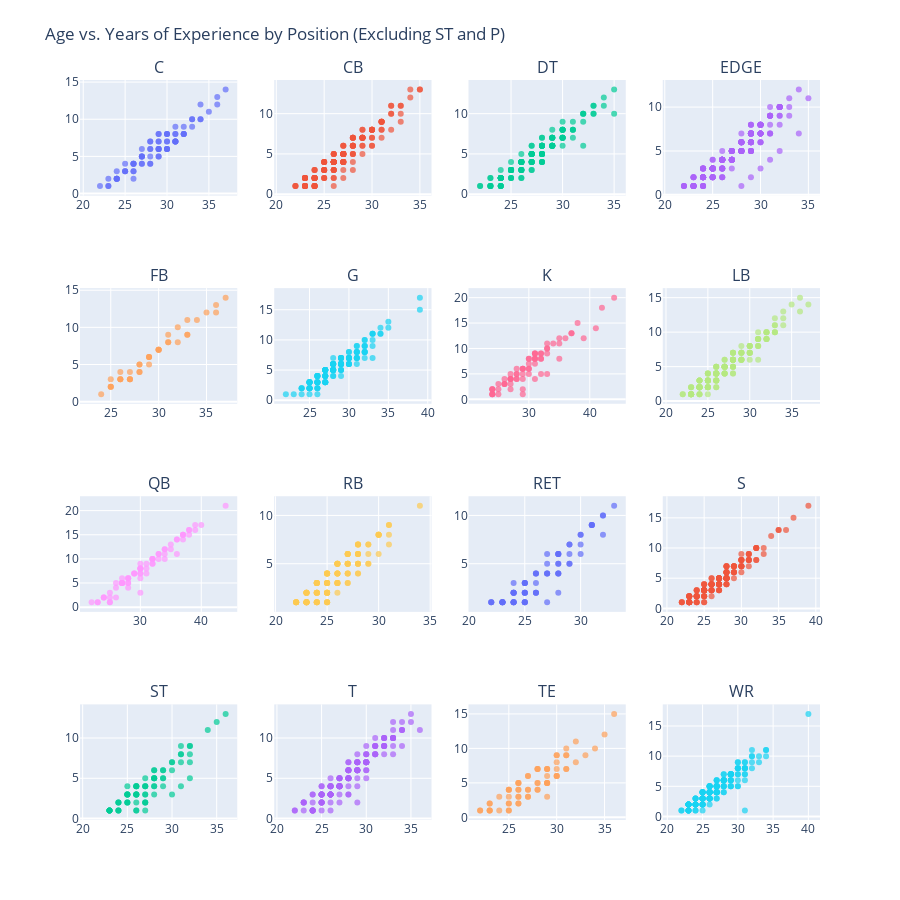

The notebook cell saved with this chart:
### Code cell
fig = make_subplots(rows=rows, cols=cols, subplot_titles=positions)

# Add scatterplots
for i, pos in enumerate(positions):
    row = i // cols + 1
    col = i % cols + 1
    subset = df1[df1['Pos'] == pos]

    fig.add_trace(
        go.Scatter(
            x=subset['Age'],
            y=subset['Yrs'],
            mode='markers',
            marker=dict(size=6, opacity=0.7),
            name=pos,
            hovertemplate=(
                "Player: %{customdata[0]}<br>"
                "Year: %{customdata[1]}<br>"
                "Age: %{x}<br>"
                "Yrs: %{y}<extra></extra>"
            ),
            customdata=subset[['Player', 'Year']].values
        ),
        row=row,
        col=col
    )

# Layout
fig.update_layout(
    height=900,
    width=900,
    title_text="Age vs. Years of Experience by Position",
    margin=dict(t=80),
    showlegend=False
)

# Show plot
fig.show()

### Figure 1 — Plotly figure (JSON) as saved in the notebook; plotly's stock layout.template omitted (floating-point values rounded to 4 significant figures; data arrays with more than 128 entries replaced by an {"elided": "..."} marker saying what was removed)
{"data": [{"customdata": {"elided": "79x2 mixed values"}, "hovertemplate": "Player: %{customdata[0]}<br>Year: %{customdata[1]}<br>Age: %{x}<br>Yrs: %{y}<extra></extra>", "marker": {"opacity": 0.7, "size": 6}, "mode": "markers", "name": "C", "type": "scatter", "x": [29, 29, 24, 29, 30, 24, 29, 31, 26, 32, 27, 32, 33, 27, 28, 30, 29, 31, 32, 31, 28, 36, 29, 37, 31, 25, 31, 24, 34, 26, 34, 29, 21, 22, 27, 30, 26, 27, 23, 26, 31, 28, 28, 26, 23, 30, 25, 30, 24, 26, 30, 33, 25, 27, 31, 30, 32, 28, 26, 31, 29, 29, 32, 30, 28, 29, 33, 27, 24, 34, 22, 30, 35, 23, 36, 27, 24, 25, 28], "xaxis": "x", "y": [6, 6, 2, 5, 7, 3, 7, 8, 3, 9, 5, 8, 10, 6, 7, 6, 8, 7, 8, 9, 4, 13, 5, 14, 8, 3, 7, 2, 10, 4, 12, 6, null, 1, 5, 6, 4, 4, 2, 3, 7, 6, 4, 2, 1, 8, 4, 8, 2, 4, 6, 10, 3, 5, 7, 6, 8, 7, 4, 7, 8, 7, 8, 8, 5, 6, 9, 4, 2, 10, null, 7, 11, 1, 12, 5, 2, 3, 6], "yaxis": "y"}, {"customdata": {"elided": "176x2 mixed values"}, "hovertemplate": "Player: %{customdata[0]}<br>Year: %{customdata[1]}<br>Age: %{x}<br>Yrs: %{y}<extra></extra>", "marker": {"opacity": 0.7, "size": 6}, "mode": "markers", "name": "CB", "type": "scatter", "x": {"elided": "176 int values"}, "xaxis": "x2", "y": {"elided": "176 int values"}, "yaxis": "y2"}, {"customdata": {"elided": "152x2 mixed values"}, "hovertemplate": "Player: %{customdata[0]}<br>Year: %{customdata[1]}<br>Age: %{x}<br>Yrs: %{y}<extra></extra>", "marker": {"opacity": 0.7, "size": 6}, "mode": "markers", "name": "DT", "type": "scatter", "x": {"elided": "152 int values"}, "xaxis": "x3", "y": {"elided": "152 int values"}, "yaxis": "y3"}, {"customdata": {"elided": "248x2 mixed values"}, "hovertemplate": "Player: %{customdata[0]}<br>Year: %{customdata[1]}<br>Age: %{x}<br>Yrs: %{y}<extra></extra>", "marker": {"opacity": 0.7, "size": 6}, "mode": "markers", "name": "EDGE", "type": "scatter", "x": {"elided": "248 int values"}, "xaxis": "x4", "y": {"elided": "248 int values"}, "yaxis": "y4"}, {"customdata": [["William Henderson", 2004], ["Tony Richardson", 2004], ["Mack Strong", 2005], ["Lorenzo Neal", 2005], ["Lorenzo Neal", 2006], ["Ovie Mughelli", 2006], ["Mike Karney", 2006], ["Lorenzo Neal", 2007], ["Tony Richardson", 2007], ["Le'Ron McClain", 2008], ["Madison Hedgecock", 2008], ["Leonard Weaver", 2009], ["Lousaka Polite", 2009], ["Le'Ron McClain", 2009], ["Ovie Mughelli", 2010], ["Vonta Leach", 2010], ["Greg Jones", 2010], ["Vonta Leach", 2011], ["John Kuhn", 2011], ["Jed Collins", 2011], ["Vonta Leach", 2012], ["Marcel Reece", 2012], ["Jerome Felton", 2012], ["Mike Tolbert", 2013], ["Anthony Sherman", 2013], ["Marcel Reece", 2013], ["Anthony Sherman", 2014], ["John Kuhn", 2014], ["Bruce Miller", 2014], ["Patrick DiMarco", 2015], ["Mike Tolbert", 2015], ["Kyle Juszczyk", 2016], ["James Develin", 2016], ["Kyle Juszczyk", 2022], ["Kyle Juszczyk", 2023], ["Michael Burton", 2023], ["Patrick Ricard", 2023], ["Hunter Luepke", 2023], ["Kyle Juszczyk", 2024], ["Patrick Ricard", 2024]], "hovertemplate": "Player: %{customdata[0]}<br>Year: %{customdata[1]}<br>Age: %{x}<br>Yrs: %{y}<extra></extra>", "marker": {"opacity": 0.7, "size": 6}, "mode": "markers", "name": "FB", "type": "scatter", "x": [33, 33, 34, 35, 36, 26, 25, 37, 36, 24, 27, 27, 28, 25, 30, 29, 29, 30, 29, 25, 31, 27, 26, 28, 25, 28, 26, 32, 27, 26, 30, 25, 28, 31, 32, 31, 29, 23, 33, 30], "xaxis": "x5", "y": [9, 9, 11, 12, 13, 3, 2, 14, 12, 1, 3, 4, 5, 2, 7, 6, 6, 7, 5, null, 8, 3, 4, 5, 2, 4, 3, 8, 3, 3, 7, 3, 4, 9, 10, 8, 6, null, 11, 7], "yaxis": "y5"}, {"customdata": {"elided": "144x2 mixed values"}, "hovertemplate": "Player: %{customdata[0]}<br>Year: %{customdata[1]}<br>Age: %{x}<br>Yrs: %{y}<extra></extra>", "marker": {"opacity": 0.7, "size": 6}, "mode": "markers", "name": "G", "type": "scatter", "x": {"elided": "144 int values"}, "xaxis": "x6", "y": {"elided": "144 int values"}, "yaxis": "y6"}, {"customdata": {"elided": "71x2 mixed values"}, "hovertemplate": "Player: %{customdata[0]}<br>Year: %{customdata[1]}<br>Age: %{x}<br>Yrs: %{y}<extra></extra>", "marker": {"opacity": 0.7, "size": 6}, "mode": "markers", "name": "K", "type": "scatter", "x": [32, 25, 27, 31, 30, 28, 33, 31, 32, 30, 29, 28, 38, 24, 24, 32, 29, 31, 23, 24, 44, 31, 31, 27, 35, 36, 32, 30, 35, 37, 33, 22, 37, 29, 29, 24, 28, 39, 30, 42, 26, 31, 27, 27, 41, 33, 35, 30, 28, 24, 24, 29, 29, 30, 25, 25, 31, 26, 26, 26, 32, 27, 27, 31, 33, 28, 27, 34, 28, 33, 29], "xaxis": "x7", "y": [9, 1, 3, 8, 6, 4, 5, 9, 8, 6, 5, 4, 15, 1, 2, 8, 2, 8, null, 2, 20, 9, 4, 5, 11, 12, 5, 8, 8, 13, 11, null, 13, 6, 6, 1, 5, 12, 8, 18, 3, 9, 4, 4, 14, 10, 12, 5, 5, 2, 1, 6, 4, 7, 3, 2, 8, 3, 4, 3, 9, 2, 4, 7, 10, null, 4, 11, 6, 9, 1], "yaxis": "y7"}, {"customdata": {"elided": "172x2 mixed values"}, "hovertemplate": "Player: %{customdata[0]}<br>Year: %{customdata[1]}<br>Age: %{x}<br>Yrs: %{y}<extra></extra>", "marker": {"opacity": 0.7, "size": 6}, "mode": "markers", "name": "LB", "type": "scatter", "x": {"elided": "172 int values"}, "xaxis": "x8", "y": {"elided": "172 int values"}, "yaxis": "y8"}, {"customdata": {"elided": "70x2 mixed values"}, "hovertemplate": "Player: %{customdata[0]}<br>Year: %{customdata[1]}<br>Age: %{x}<br>Yrs: %{y}<extra></extra>", "marker": {"opacity": 0.7, "size": 6}, "mode": "markers", "name": "QB", "type": "scatter", "x": [24, 35, 23, 32, 30, 36, 37, 33, 30, 27, 34, 28, 27, 28, 29, 30, 27, 30, 30, 38, 32, 29, 33, 30, 28, 33, 25, 30, 27, 28, 34, 32, 36, 35, 29, 37, 34, 32, 31, 37, 34, 32, 26, 36, 38, 31, 39, 40, 25, 32, 23, 39, 22, 31, 37, 25, 24, 38, 44, 25, 27, 24, 26, 26, 30, 27, 27, 30, 28, 28], "xaxis": "x9", "y": [2, 13, 1, 10, 3, 14, 15, 11, 8, 5, 12, 6, 5, 5, 7, 6, 5, 8, 7, 16, 10, 7, 11, 8, 5, 10, 2, 9, 5, 6, 11, 10, 14, 12, 7, 15, 12, 9, 9, 14, 10, 10, 4, 11, 15, 8, 16, 17, 1, 9, 1, 17, 1, 7, 15, 3, 2, 16, 21, 1, 5, 2, 2, 5, 7, 5, 6, 8, 6, 4], "yaxis": "y9"}, {"customdata": {"elided": "135x2 mixed values"}, "hovertemplate": "Player: %{customdata[0]}<br>Year: %{customdata[1]}<br>Age: %{x}<br>Yrs: %{y}<extra></extra>", "marker": {"opacity": 0.7, "size": 6}, "mode": "markers", "name": "RB", "type": "scatter", "x": {"elided": "135 int values"}, "xaxis": "x10", "y": {"elided": "135 int values"}, "yaxis": "y10"}, {"customdata": {"elided": "96x2 mixed values"}, "hovertemplate": "Player: %{customdata[0]}<br>Year: %{customdata[1]}<br>Age: %{x}<br>Yrs: %{y}<extra></extra>", "marker": {"opacity": 0.7, "size": 6}, "mode": "markers", "name": "RET", "type": "scatter", "x": [24, 25, 23, 24, 22, 25, 25, 24, 25, 23, 26, 23, 26, 23, 26, 21, 28, 28, 23, 28, 27, 21, 28, 23, 28, 29, 27, 25, 28, 30, 21, 24, 25, 22, 28, 31, 21, 31, 30, 32, 32, 23, 24, 23, 27, 25, 29, 23, 22, 25, 24, 24, 22, 26, 22, 27, 25, 23, 30, 23, 22, 27, 22, 23, 28, 21, 31, 24, 25, 28, 29, 32, 24, 24, 29, 26, 23, 33, 24, 26, 28, 25, 24, 31, 26, 23, 25, 26, 21, 27, 24, 22, 30, 28, 24, 29], "xaxis": "x11", "y": [2, 2, 1, null, 1, 2, 1, 2, 1, null, 2, null, 2, 1, 4, null, null, 4, null, 4, 4, null, 6, 1, 6, 5, 4, 1, 5, 6, null, 3, 3, null, 5, 9, null, 9, 7, 8, 10, 1, 2, null, 4, 2, 6, 1, null, 3, 1, null, null, 3, 1, 6, 2, 1, 8, null, null, 5, null, null, 6, null, 9, 1, 3, 4, 7, 10, 2, 1, 5, 2, null, 11, null, null, 6, 3, 1, 9, 4, null, 1, 4, null, 1, 2, 1, 8, 2, 1, 7], "yaxis": "y11"}, {"customdata": {"elided": "160x2 mixed values"}, "hovertemplate": "Player: %{customdata[0]}<br>Year: %{customdata[1]}<br>Age: %{x}<br>Yrs: %{y}<extra></extra>", "marker": {"opacity": 0.7, "size": 6}, "mode": "markers", "name": "S", "type": "scatter", "x": {"elided": "160 int values"}, "xaxis": "x12", "y": {"elided": "160 int values"}, "yaxis": "y12"}, {"customdata": {"elided": "83x2 mixed values"}, "hovertemplate": "Player: %{customdata[0]}<br>Year: %{customdata[1]}<br>Age: %{x}<br>Yrs: %{y}<extra></extra>", "marker": {"opacity": 0.7, "size": 6}, "mode": "markers", "name": "ST", "type": "scatter", "x": [30, 26, 27, 31, 32, 32, 29, 25, 28, 24, 25, 25, 26, 24, 26, 30, 26, 27, 26, 29, 22, 23, 28, 23, 29, 24, 24, 25, 23, 27, 25, 23, 27, 24, 22, 26, 23, 26, 32, 23, 28, 26, 23, 27, 24, 24, 28, 23, 25, 25, 30, 31, 22, 29, 28, 27, 21, 27, 32, 26, 32, 25, 34, 23, 27, 31, 31, 35, 25, 26, 36, 24, 26, 28, 29, 30, 28, 28, 26, 27, 27, 28, 31], "xaxis": "x13", "y": [3, 3, 4, 4, 5, 9, 6, 2, 4, 1, 3, 3, 4, null, 3, 6, 4, 4, 3, 5, null, 1, 5, 1, 6, 2, 1, 3, null, 3, 4, null, 2, 2, null, 2, null, 3, 8, 1, 3, 1, 1, 1, null, 1, 5, 1, 3, 2, 7, 8, null, 5, 4, 3, null, 4, 9, 4, 7, 2, 11, 1, 2, 9, 7, 12, 3, 3, 13, 2, 4, 5, 4, 7, 6, 5, 1, 5, 2, 6, 8], "yaxis": "y13"}, {"customdata": {"elided": "161x2 mixed values"}, "hovertemplate": "Player: %{customdata[0]}<br>Year: %{customdata[1]}<br>Age: %{x}<br>Yrs: %{y}<extra></extra>", "marker": {"opacity": 0.7, "size": 6}, "mode": "markers", "name": "T", "type": "scatter", "x": {"elided": "161 int values"}, "xaxis": "x14", "y": {"elided": "161 int values"}, "yaxis": "y14"}, {"customdata": {"elided": "69x2 mixed values"}, "hovertemplate": "Player: %{customdata[0]}<br>Year: %{customdata[1]}<br>Age: %{x}<br>Yrs: %{y}<extra></extra>", "marker": {"opacity": 0.7, "size": 6}, "mode": "markers", "name": "TE", "type": "scatter", "x": [29, 24, 29, 29, 25, 35, 26, 22, 23, 27, 26, 28, 24, 22, 25, 23, 26, 29, 30, 25, 27, 31, 32, 26, 30, 27, 25, 29, 28, 30, 26, 22, 25, 23, 30, 36, 27, 25, 29, 25, 29, 26, 30, 31, 27, 31, 28, 28, 27, 23, 29, 25, 28, 26, 30, 31, 23, 28, 26, 32, 28, 33, 29, 30, 34, 26, 22, 22, 31], "xaxis": "x15", "y": [7, 3, 3, 5, 4, 12, 5, null, 2, 6, 2, 7, 1, 1, 2, 1, 3, 5, 9, 4, 4, 10, 11, 5, 6, 6, 3, 6, 7, 7, 4, 1, 1, 2, 9, 15, 3, 2, 7, 4, 7, 5, 8, 9, 3, 9, 7, 4, 4, 1, 5, 1, 5, 2, 6, 7, 1, 5, 3, 8, 4, 9, 5, 6, 10, 4, null, null, 7], "yaxis": "y15"}, {"customdata": {"elided": "175x2 mixed values"}, "hovertemplate": "Player: %{customdata[0]}<br>Year: %{customdata[1]}<br>Age: %{x}<br>Yrs: %{y}<extra></extra>", "marker": {"opacity": 0.7, "size": 6}, "mode": "markers", "name": "WR", "type": "scatter", "x": {"elided": "175 int values"}, "xaxis": "x16", "y": {"elided": "175 int values"}, "yaxis": "y16"}], "layout": {"annotations": [{"font": {"size": 16}, "showarrow": false, "text": "C", "x": 0.1062, "xanchor": "center", "xref": "paper", "y": 1, "yanchor": "bottom", "yref": "paper"}, {"font": {"size": 16}, "showarrow": false, "text": "CB", "x": 0.3688, "xanchor": "center", "xref": "paper", "y": 1, "yanchor": "bottom", "yref": "paper"}, {"font": {"size": 16}, "showarrow": false, "text": "DT", "x": 0.6313, "xanchor": "center", "xref": "paper", "y": 1, "yanchor": "bottom", "yref": "paper"}, {"font": {"size": 16}, "showarrow": false, "text": "EDGE", "x": 0.8938, "xanchor": "center", "xref": "paper", "y": 1, "yanchor": "bottom", "yref": "paper"}, {"font": {"size": 16}, "showarrow": false, "text": "FB", "x": 0.1062, "xanchor": "center", "xref": "paper", "y": 0.7188, "yanchor": "bottom", "yref": "paper"}, {"font": {"size": 16}, "showarrow": false, "text": "G", "x": 0.3688, "xanchor": "center", "xref": "paper", "y": 0.7188, "yanchor": "bottom", "yref": "paper"}, {"font": {"size": 16}, "showarrow": false, "text": "K", "x": 0.6313, "xanchor": "center", "xref": "paper", "y": 0.7188, "yanchor": "bottom", "yref": "paper"}, {"font": {"size": 16}, "showarrow": false, "text": "LB", "x": 0.8938, "xanchor": "center", "xref": "paper", "y": 0.7188, "yanchor": "bottom", "yref": "paper"}, {"font": {"size": 16}, "showarrow": false, "text": "QB", "x": 0.1062, "xanchor": "center", "xref": "paper", "y": 0.4375, "yanchor": "bottom", "yref": "paper"}, {"font": {"size": 16}, "showarrow": false, "text": "RB", "x": 0.3688, "xanchor": "center", "xref": "paper", "y": 0.4375, "yanchor": "bottom", "yref": "paper"}, {"font": {"size": 16}, "showarrow": false, "text": "RET", "x": 0.6313, "xanchor": "center", "xref": "paper", "y": 0.4375, "yanchor": "bottom", "yref": "paper"}, {"font": {"size": 16}, "showarrow": false, "text": "S", "x": 0.8938, "xanchor": "center", "xref": "paper", "y": 0.4375, "yanchor": "bottom", "yref": "paper"}, {"font": {"size": 16}, "showarrow": false, "text": "ST", "x": 0.1062, "xanchor": "center", "xref": "paper", "y": 0.1562, "yanchor": "bottom", "yref": "paper"}, {"font": {"size": 16}, "showarrow": false, "text": "T", "x": 0.3688, "xanchor": "center", "xref": "paper", "y": 0.1562, "yanchor": "bottom", "yref": "paper"}, {"font": {"size": 16}, "showarrow": false, "text": "TE", "x": 0.6313, "xanchor": "center", "xref": "paper", "y": 0.1562, "yanchor": "bottom", "yref": "paper"}, {"font": {"size": 16}, "showarrow": false, "text": "WR", "x": 0.8938, "xanchor": "center", "xref": "paper", "y": 0.1562, "yanchor": "bottom", "yref": "paper"}], "height": 900, "margin": {"t": 80}, "showlegend": false, "title": {"text": "Age vs. Years of Experience by Position (Excluding ST and P)"}, "width": 900, "xaxis": {"anchor": "y", "domain": [0, 0.2125]}, "xaxis10": {"anchor": "y10", "domain": [0.2625, 0.475]}, "xaxis11": {"anchor": "y11", "domain": [0.525, 0.7375]}, "xaxis12": {"anchor": "y12", "domain": [0.7875, 1]}, "xaxis13": {"anchor": "y13", "domain": [0, 0.2125]}, "xaxis14": {"anchor": "y14", "domain": [0.2625, 0.475]}, "xaxis15": {"anchor": "y15", "domain": [0.525, 0.7375]}, "xaxis16": {"anchor": "y16", "domain": [0.7875, 1]}, "xaxis2": {"anchor": "y2", "domain": [0.2625, 0.475]}, "xaxis3": {"anchor": "y3", "domain": [0.525, 0.7375]}, "xaxis4": {"anchor": "y4", "domain": [0.7875, 1]}, "xaxis5": {"anchor": "y5", "domain": [0, 0.2125]}, "xaxis6": {"anchor": "y6", "domain": [0.2625, 0.475]}, "xaxis7": {"anchor": "y7", "domain": [0.525, 0.7375]}, "xaxis8": {"anchor": "y8", "domain": [0.7875, 1]}, "xaxis9": {"anchor": "y9", "domain": [0, 0.2125]}, "yaxis": {"anchor": "x", "domain": [0.8438, 1]}, "yaxis10": {"anchor": "x10", "domain": [0.2812, 0.4375]}, "yaxis11": {"anchor": "x11", "domain": [0.2812, 0.4375]}, "yaxis12": {"anchor": "x12", "domain": [0.2812, 0.4375]}, "yaxis13": {"anchor": "x13", "domain": [0, 0.1562]}, "yaxis14": {"anchor": "x14", "domain": [0, 0.1562]}, "yaxis15": {"anchor": "x15", "domain": [0, 0.1562]}, "yaxis16": {"anchor": "x16", "domain": [0, 0.1562]}, "yaxis2": {"anchor": "x2", "domain": [0.8438, 1]}, "yaxis3": {"anchor": "x3", "domain": [0.8438, 1]}, "yaxis4": {"anchor": "x4", "domain": [0.8438, 1]}, "yaxis5": {"anchor": "x5", "domain": [0.5625, 0.7188]}, "yaxis6": {"anchor": "x6", "domain": [0.5625, 0.7188]}, "yaxis7": {"anchor": "x7", "domain": [0.5625, 0.7188]}, "yaxis8": {"anchor": "x8", "domain": [0.5625, 0.7188]}, "yaxis9": {"anchor": "x9", "domain": [0.2812, 0.4375]}}}
